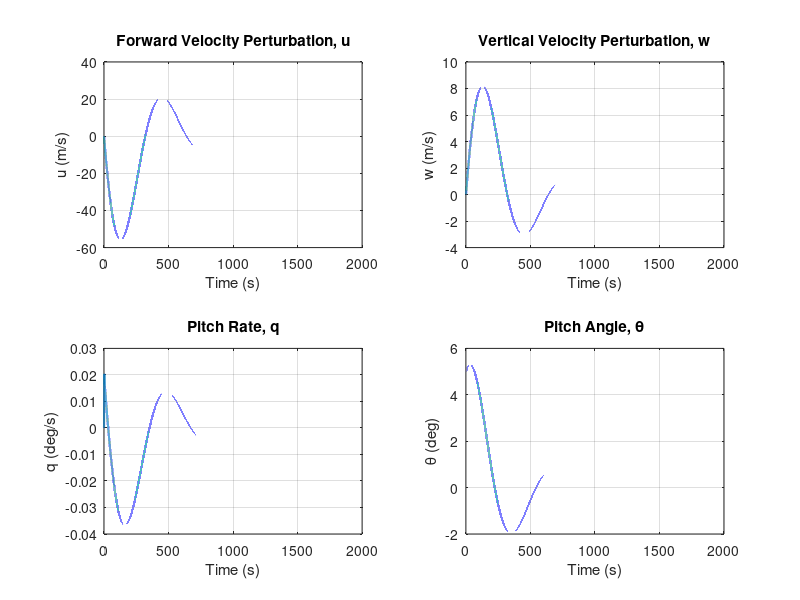

Write MATLAB code to recreate this figure. (Note: this script raises an error after producing the figure.)
%% Boeing 747 Longitudinal Dynamics
% NASA CR-2144 (Heffley)
% Flight Condition 7
% Mach = 0.8
% Altitude = 20,000 ft

clc;
clear;

statenames = {
    'u'
    'w'
    'q'
    'theta'
    'h'
    };

%% Flight Condition 7

g = 32.174;          % ft/s^2
U0 = 820.01;         % ft/s
W0 = 0;
theta0 = 0;

%% Dimensional Stability Derivatives (Heffley)

Xu_star = -0.00643;
Zu_star = -0.0941;
Mu_star = -0.000222;

Xw = 0.0253;
Zw = -0.624;
Mw = -0.00153;

Zwd = 0.0144;
Mwd = -0.000212;

Xq = 0;
Zq = -9.99;
Mq = -0.658;

%% Elevator Control Derivatives

Xde = 0;
Zde = -32.7;
Mde = -2.03;

%% Throttle Control Derivatives

Xdth = 5.05e-4;
Zdth = -2.20e-6;
Mdth = 3.02e-6;

%% Descriptor Matrix

E = [
1      0          0   0
0   1-Zwd         0   0
0   -Mwd          1   0
0      0          0   1
];

%% Descriptor State Matrix

Aprime = [
Xu_star     Xw        Xq-W0      -g*cos(theta0)
Zu_star     Zw        Zq+U0      -g*sin(theta0)
Mu_star     Mw        Mq          0
0           0         1           0
];

%% Descriptor Input Matrix

Bprime = [
Xde     Xdth
Zde     Zdth
Mde     Mdth
0       0
];

%% Convert Descriptor Form to Standard State Space

Apaper = E\Aprime;
Bpaper = E\Bprime;

%% Output Matrices

C = eye(4);
D = zeros(4,2);

sys_paper = ss(Apaper,Bpaper,C,D);

disp('--------------------------------')
disp('Descriptor Matrix E')
disp(E)

disp('--------------------------------')
disp('A'' Matrix')
disp(Aprime)

disp('--------------------------------')
disp('B'' Matrix')
disp(Bprime)

disp('--------------------------------')
disp('Standard A Matrix')
disp(Apaper)

disp('--------------------------------')
disp('Standard B Matrix')
disp(Bpaper)

disp('--------------------------------')
disp('Eigenvalues (Imperial)')
disp(eig(Apaper))

%% Convert to SI Units

ft2m = 0.3048;

T = diag([ft2m ft2m 1 1]);

A = T*Apaper/T;
B = T*Bpaper;
B(:,2) = T*B(:,2)/4.44822;
g  = 9.80665;
U0 = U0*ft2m;
W0 = W0*ft2m;

sys = ss(A,B,C,D);

disp('--------------------------------')
disp('Eigenvalues (SI)')
disp(eig(A))

% Validation

disp('--------------------------------')
disp('Controllability Rank')
disp(rank(ctrb(A,B)))

disp('--------------------------------')
disp('DC Gain')
disp(dcgain(sys))

%% Initial Condition Responses

t = 0:0.01:2000;

% Initial pitch angle disturbance (5 deg)
x0_theta = [0;
            0;
            0;
            deg2rad(5)];

% Initial pitch rate disturbance (5 deg/s)
x0_q = [0;
        0;
        deg2rad(5);
        0];

[~,~,x_theta] = initial(sys,x0_theta,t);
[~,~,x_q]     = initial(sys,x0_q,t);

%% Response to Initial Pitch Angle Disturbance

figure

subplot(2,2,1)
plot(t,x_theta(:,1),'LineWidth',1.5)
grid on
title('Forward Velocity Perturbation, u')
xlabel('Time (s)')
ylabel('u (m/s)')

subplot(2,2,2)
plot(t,x_theta(:,2),'LineWidth',1.5)
grid on
title('Vertical Velocity Perturbation, w')
xlabel('Time (s)')
ylabel('w (m/s)')

subplot(2,2,3)
plot(t,rad2deg(x_theta(:,3)),'LineWidth',1.5)
grid on
title('Pitch Rate, q')
xlabel('Time (s)')
ylabel('q (deg/s)')

subplot(2,2,4)
plot(t,rad2deg(x_theta(:,4)),'LineWidth',1.5)
grid on
title('Pitch Angle, \theta')
xlabel('Time (s)')
ylabel('\theta (deg)')

sgtitle('Open-Loop Response to 5^\circ Initial Pitch Angle Disturbance')

%% Response to Initial Pitch Rate Disturbance

figure

subplot(2,2,1)
plot(t,x_q(:,1),'LineWidth',1.5)
grid on
title('Forward Velocity Perturbation, u')
xlabel('Time (s)')
ylabel('u (m/s)')

subplot(2,2,2)
plot(t,x_q(:,2),'LineWidth',1.5)
grid on
title('Vertical Velocity Perturbation, w')
xlabel('Time (s)')
ylabel('w (m/s)')

subplot(2,2,3)
plot(t,rad2deg(x_q(:,3)),'LineWidth',1.5)
grid on
title('Pitch Rate, q')
xlabel('Time (s)')
ylabel('q (deg/s)')

subplot(2,2,4)
plot(t,rad2deg(x_q(:,4)),'LineWidth',1.5)
grid on
title('Pitch Angle, \theta')
xlabel('Time (s)')
ylabel('\theta (deg)')

sgtitle('Open-Loop Response to 5^\circ/s Initial Pitch Rate Disturbance')

eig(A)

wn = abs(eig(A));
zeta = -real(eig(A))./wn;

table(wn,zeta)

%%Adding Altitude to the system:

U0_SI = 249.94;    % m/s

A5 = [
    A              zeros(4,1)
    0  -1  0  U0_SI   0
    ];

B5 = [
    B
    0 0
    ];

C5=eye(5);
D5=zeros(5,2);

sys5=ss(A5,B5,C5,D5);

x0_theta = [
    0
    0
    0
    deg2rad(5)
    0      % initial altitude perturbation
    ];

x0_q = [
    0
    0
    deg2rad(5)
    0
    0
    ];

x00=[0;0;0;0;0];

[y1,~,x1] = initial(sys5,x0_theta,t);
[y2,~,x2] = initial(sys5,x0_q,t);

figure

plot(t,x1(:,5),'LineWidth',1.5)
grid on
title('Altitude Perturbation')
xlabel('Time (s)')
ylabel('h (m)')

sgtitle('Altitude Response to 5^\circ Initial Pitch Angle Disturbance')

figure

plot(t,x2(:,5),'LineWidth',1.5)
grid on
title('Altitude Perturbation')
xlabel('Time (s)')
ylabel('h (m)')

sgtitle('Altitude Response to 5^\circ/s Initial Pitch Rate Disturbance')


%%LQR

Q1=diag([1/(10)^2,1/(5)^2,1/(deg2rad(10))^2,1/(deg2rad(5))^2,1/(20)^2]);
R1=diag([1/deg2rad(20)^2,1]);

Q2=diag([1/(10)^2,1/(5)^2,1/(deg2rad(10))^2,0.5*1/(deg2rad(5))^2,1/(20)^2]);
R2=diag([4*1/deg2rad(20)^2,1]);

Q3=diag([1/(10)^2,1/(5)^2,1/(deg2rad(10))^2,1/(deg2rad(5))^2,4*1/(20)^2]);
R3=diag([100*1/deg2rad(20)^2,100]);

% Maximum allowable thrust increment
DeltaT_max = 8e4;          % N

%%Normalising Throttle input

B5_norm = B5;

% Second input now represents normalized throttle command
B5_norm(:,2) = DeltaT_max*B5(:,2);

[K1,~] = lqr(A5,B5_norm,Q1,R1);

[K2,~] = lqr(A5,B5_norm,Q2,R2);


[K3,~] = lqr(A5,B5_norm,Q3,R3);
disp('LQR Gain')
disp(K1)

disp('Closed-loop Eigenvalues')
disp(eig(A5-B5_norm*K1))

Acl = A5 - B5_norm*K1;
Acl2=A5-B5_norm*K2;
Acl3=A5-B5_norm*K3;

sys_cl = ss(Acl,B5_norm,C5,D5);
sys_cl2 = ss(Acl2,B5_norm,C5,D5);
sys_cl3= ss(Acl3,B5_norm,C5,D5);

%% Closed-Loop Initial Condition Response

t = 0:0.01:40;

x0 = [
    0
    0
    0
    deg2rad(5)
    0
    ];

[~,~,x] = initial(sys_cl3,x0,t);

%% Closed-Loop Responses
 
figure

subplot(3,2,1)
plot(t,x(:,1),'LineWidth',1.5)
grid on
title('Forward Velocity Perturbation, u')
xlabel('Time (s)')
ylabel('u (m/s)')

subplot(3,2,2)
plot(t,x(:,2),'LineWidth',1.5)
grid on
title('Vertical Velocity Perturbation, w')
xlabel('Time (s)')
ylabel('w (m/s)')

subplot(3,2,3)
plot(t,rad2deg(x(:,3)),'LineWidth',1.5)
grid on
title('Pitch Rate, q')
xlabel('Time (s)')
ylabel('q (deg/s)')

subplot(3,2,4)
plot(t,rad2deg(x(:,4)),'LineWidth',1.5)
grid on
title('Pitch Angle, \theta')
xlabel('Time (s)')
ylabel('\theta (deg)')

subplot(3,2,[5 6])
plot(t,x(:,5),'LineWidth',1.5)
grid on
title('Altitude Perturbation')
xlabel('Time (s)')
ylabel('h (m)')

sgtitle('Closed-Loop Response to 5^\circ Initial Pitch Disturbance')

U = -K3*x.';      % 2 × N

de = rad2deg(U(1,:));   % Elevator (deg)
dt = U(2,:);            % Normalized throttle (or thrust increment)
figure

subplot(2,1,1)
plot(t,de,'LineWidth',1.5)
grid on
xlabel('Time (s)')
ylabel('\delta_e (deg)')
title('Elevator Control Effort')

subplot(2,1,2)
plot(t,dt,'LineWidth',1.5)
grid on
xlabel('Time (s)')
ylabel('\delta_t')
title('Throttle Control Effort')

%%Noise modelling:
% Process disturbance distribution matrix
G = [
1 0 0
0 1 0
0 0 1
0 0 0
0 0 0
];

B_noise=[B5_norm G];

C_noise = eye(5);
D_noise = zeros(5,5);
%LQE
Q_kf = diag([
    0.25,...
    0.25,...
    deg2rad(0.2)^2
]);

R_kf = diag([
    0.25^2,...      % Airspeed sensor
    0.5^2           % Altimeter
]);
%%Kalman Filter
C_obs=[1 0 0 0 0;0 0 0 0 1];
D_obs=zeros(2,2);
[L,P,E]=lqe(A5,G,C_obs,Q_kf,R_kf);
A_kf=A5-L*C_obs;
B_kf=[B5_norm L];
C_kf=eye(5);
D_kf=zeros(5,4);
disp('Kalman Observer Poles')
disp(E)

href=81;
